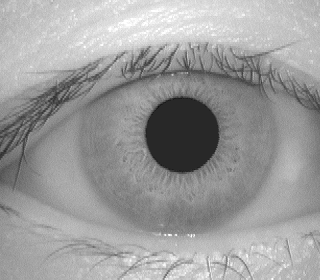
%> input picture iris.bmp, 320 x 280 px
$ octave Ch3_histeq_feng.m   (GNU Octave 9; MATLAB toolbox functions it lacks are replaced by stand-ins)
%> lines starting %> are read from the running program, lines starting %| are printed output that depends on the picture
### myhist.m
%this program is to get the normalized histogram of the image

function [his]=myhist(x)
x=floor(x);
r=size(x,1);
c=size(x,2);
his=zeros(1,256);
%calculate the histogram
for i=1:r
   for j=1:c
      his(x(i,j)+1)=his(x(i,j)+1)+1;
   end
end
his=his./c./r;

### Ch3_histeq_feng.m
%This program is to equalize the histogram for image enhancement
clear all
close all
clc
im=imread('./iris.bmp');%woman_blonde.tif
%> im is the input picture: size 280x320 uint8; min 18, max 255, mean 155.9
figure,imshow(im)
%% imhist and histeq
im_eq = histeq(im);
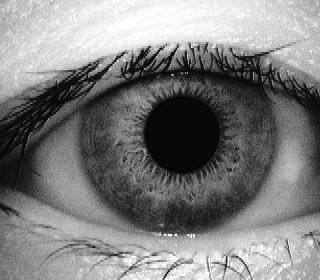
%> im_eq: size 280x320 uint8; min 0, max 255, mean 126.7
figure,imshow(im_eq)
figure,imhist(im)
%> after `imhist(im)`:
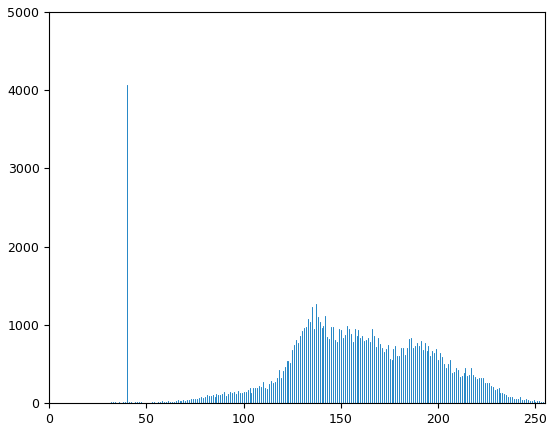
%> figure redrawn from the program's plot data; highest point at x = 40, y = 4066
figure,imhist(im_eq)
%> after `imhist(im_eq)`:
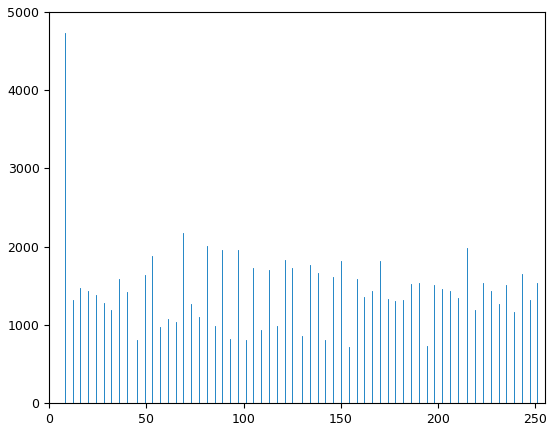
%> figure redrawn from the program's plot data; highest point at x = 8, y = 4735


% %% imadjust
% ima=imadjust(im,[],[],0.3)
% figure,imshow(ima)


%% %%%%%%%% user version function
im=double(im);
%> im: size 280x320 double
c=myhist(im); %User our own function to generate the histogram
%> after the loop in myhist, `for i=1:r`: his = 256 values, max 4066 at index 41, min 0 at index 1, mean 350
%> in myhist, `his=his./c./r;`: his = 256 values, max 0.0454 at index 41, min 0 at index 1, mean 0.00391
%> c has the same summary as his in myhist

d=zeros(256,1);
[co,ro]=size(im);
%> co = 280; ro = 320

old_hist = c;
%> old_hist has the same summary as his in myhist
for i=2:256
   c(i)=c(i)+c(i-1);
end
%> after the loop, c = 256 values from 0 to 1

c=c*255;
%> c = 256 values from 0 to 255
% [4 lines of commented-out code are left out]
figure,plot(c)
%> after `plot(c)`:
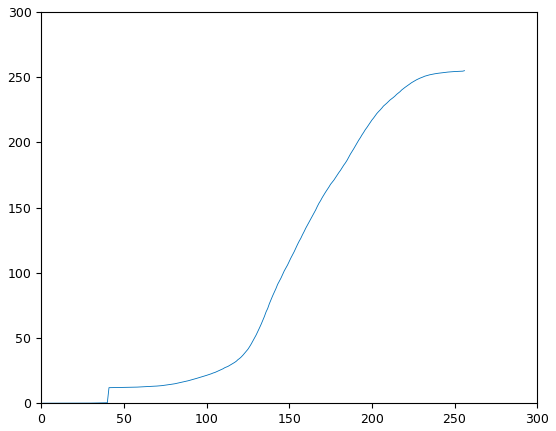
%> figure redrawn from the program's plot data; curve peaks at x = 256, y = 255
%figure,plot(cinv)


for x=1:co
   for y=1:ro
      f(x,y)=floor(c(im(x,y)+1));
   end
end

new_hist = myhist(f);
%> new_hist = 256 values, max 0.0457 at index 12, min 0 at index 2, mean 0.00391

figure;
subplot(2,1,1),image(im);
colormap(gray(256));
title('original image');
axis image;
axis off;
subplot(2,1,2),bar(old_hist);
%> after `bar(old_hist)`:
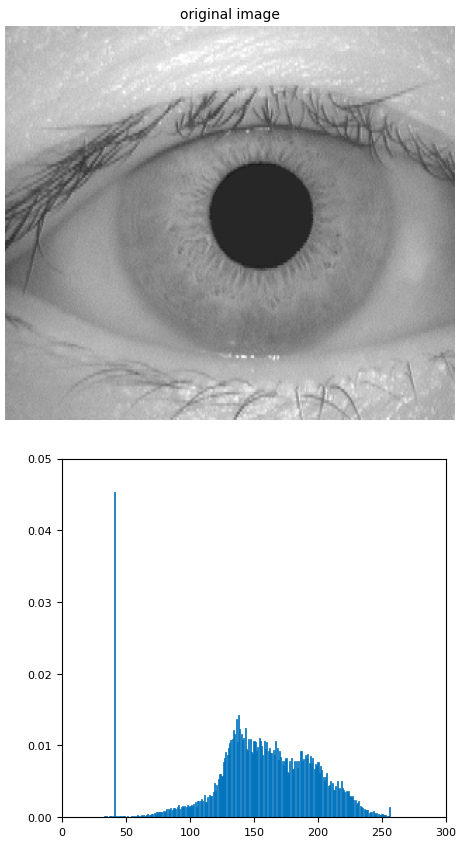
%> figure redrawn from the program's plot data, 2 panels

figure;
subplot(2,1,1),image(f);
colormap(gray(256));
axis image;
axis off;
subplot(2,1,2),bar(new_hist);
%> after `bar(new_hist)`:
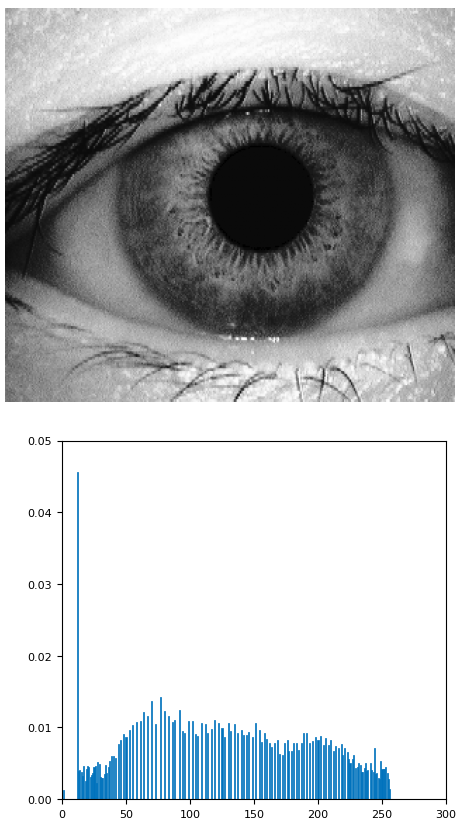
%> figure redrawn from the program's plot data, 2 panels
